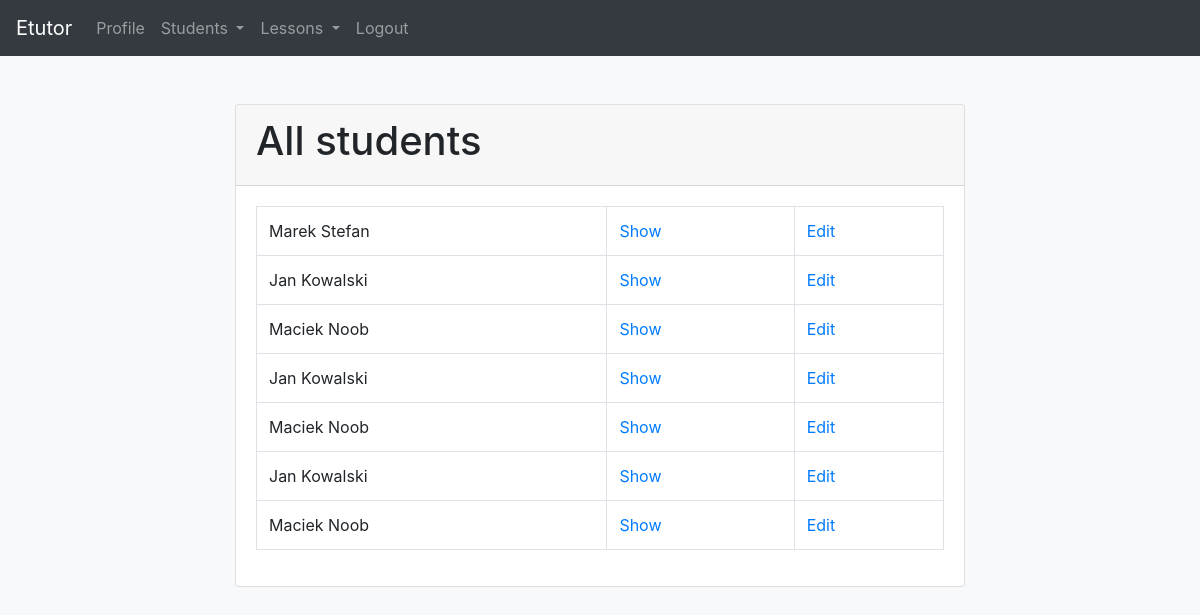
The app's page /students/ (signed in) with its own data.
### app/models.py (models this page shows)
class Student(models.Model):
    first_name = models.CharField(max_length=50)
    last_name = models.CharField(max_length=50)
    address = models.CharField(max_length=100, blank=True)
    education_level = models.CharField(max_length=50, blank=True)
    phone_number = models.CharField(max_length=20, blank=True, unique=True)
    email = models.EmailField(blank=True, unique=True)
    discord_nick = models.CharField(max_length=50, blank=True)
    facebook_profile = models.CharField(max_length=150, blank=True)
    facebook_psid = models.CharField(max_length=50, blank=True)
    tutor = models.ForeignKey(Tutor, on_delete=models.CASCADE)
    def __str__(self):
        return f'{self.first_name} {self.last_name}'
    def get_absolute_url(self):
        return reverse('student-detail', args=[self.id])

### app/views.py (the view)
# urls.py: path('students/', views.StudentListView.as_view(), name='students'),
@method_decorator(login_required, name='dispatch')
class StudentListView(ListView):
    model = Student
    template_name = 'student_list.html'

### templates/student_list.html (shortened to what this page needs)
{% extends 'base.html' %}
{% block content %}
<div class="container">
    <div class="row justify-content-center mt-5">
        <div class="col-8">
            <div class="card">
                <div class="card-header">
                    <h1>All students</h1>
                </div>
                <div class="card-body">
                    <table class="table table-bordered">
                        <tbody>
                            {% for student in student_list %}
                            <tr>
                                <td>{{ student }}</td>
                                <td><a href="{{ student.get_absolute_url }}">Show</a></td>
                                <td><a href="{{ student.get_absolute_url }}">Edit</a></td>
                            </tr>
                            {% empty %}
                            <tr>
                                <td>No students yet.</td>
                            </tr>
                            {% endfor %}
                        </tbody>
                    </table>
                </div>
            </div>
        </div>
    </div>
</div>
{% endblock %}

### records on screen
Student: first_name+last_name "Marek Stefan"
Student: first_name+last_name "Jan Kowalski"
Student: first_name+last_name "Maciek Noob"
Student: first_name+last_name "Jan Kowalski"
Student: first_name+last_name "Maciek Noob"
Student: first_name+last_name "Jan Kowalski"
Student: first_name+last_name "Maciek Noob"
